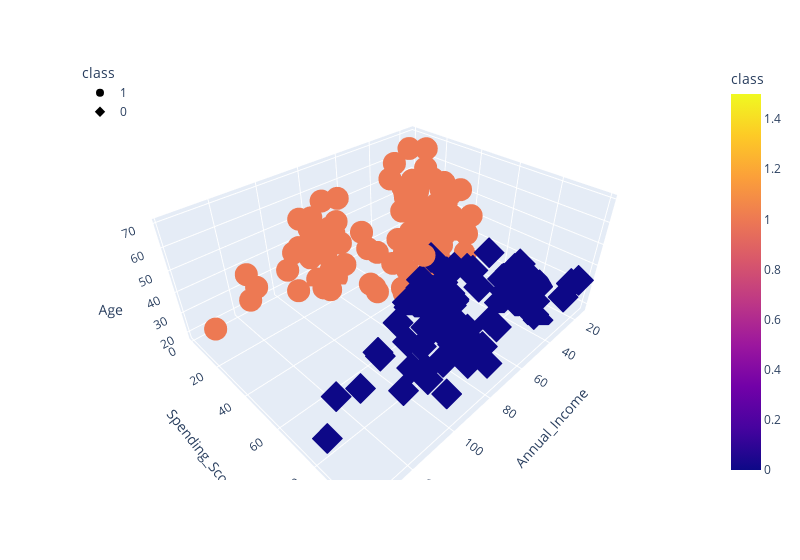

Notebook code for this chart:
### Code cell
# pass df_shopping and 2 to the function
test_cluster_amount(df_shopping, 2)

# plot the results 
df_shopping.hvplot.scatter(x='Annual_Income',y='Spending_Score', by='class')

### Figure 1 — Plotly figure (JSON) as saved in the notebook; plotly's stock layout.template omitted (floating-point values rounded to 4 significant figures)
{"data": [{"hovertemplate": "class=%{marker.color}<br>Annual_Income=%{x}<br>Spending_Score=%{y}<br>Age=%{z}<extra></extra>", "legendgroup": "1", "marker": {"color": [1, 1, 1, 1, 1, 1, 1, 1, 1, 1, 1, 1, 1, 1, 1, 1, 1, 1, 1, 1, 1, 1, 1, 1, 1, 1, 1, 1, 1, 1, 1, 1, 1, 1, 1, 1, 1, 1, 1, 1, 1, 1, 1, 1, 1, 1, 1, 1, 1, 1, 1, 1, 1, 1, 1, 1, 1, 1, 1, 1, 1, 1, 1, 1, 1, 1, 1, 1, 1, 1, 1, 1, 1, 1, 1, 1, 1, 1, 1, 1, 1, 1, 1, 1, 1, 1, 1, 1, 1, 1, 1, 1, 1, 1, 1, 1, 1, 1, 1, 1, 1, 1, 1, 1, 1, 1, 1, 1, 1, 1, 1, 1, 1, 1, 1], "coloraxis": "coloraxis", "symbol": "circle"}, "mode": "markers", "name": "1", "scene": "scene", "showlegend": true, "type": "scatter3d", "x": [15, 16, 17, 18, 19, 19, 20, 20, 21, 23, 24, 25, 28, 28, 29, 30, 33, 33, 34, 37, 38, 39, 39, 40, 40, 40, 40, 42, 43, 43, 43, 44, 44, 46, 46, 47, 47, 48, 48, 48, 48, 49, 49, 50, 50, 54, 54, 54, 54, 54, 54, 54, 54, 57, 58, 59, 59, 60, 60, 60, 60, 61, 62, 62, 62, 62, 62, 63, 63, 63, 63, 63, 64, 65, 67, 67, 67, 70, 71, 71, 71, 72, 73, 73, 74, 75, 76, 77, 77, 78, 78, 78, 78, 78, 78, 79, 81, 85, 86, 87, 87, 87, 88, 88, 93, 97, 98, 99, 101, 103, 103, 113, 120, 126, 137], "y": [39, 6, 40, 6, 3, 14, 15, 13, 35, 29, 35, 5, 14, 32, 31, 4, 4, 14, 17, 26, 35, 36, 28, 55, 47, 42, 42, 52, 60, 45, 41, 50, 46, 46, 56, 52, 59, 51, 50, 48, 47, 55, 42, 49, 56, 47, 53, 48, 42, 51, 41, 44, 46, 58, 46, 55, 41, 49, 40, 42, 47, 42, 41, 48, 59, 56, 42, 50, 46, 43, 48, 52, 42, 43, 43, 57, 40, 29, 35, 11, 9, 34, 5, 7, 10, 5, 40, 12, 36, 22, 17, 20, 16, 1, 1, 35, 5, 26, 20, 27, 13, 10, 13, 15, 14, 32, 15, 39, 24, 17, 23, 8, 16, 28, 18], "z": [19, 20, 31, 35, 64, 67, 58, 37, 35, 52, 35, 46, 54, 45, 40, 60, 53, 49, 42, 36, 65, 48, 49, 50, 27, 29, 31, 49, 59, 50, 47, 51, 69, 53, 70, 67, 54, 63, 43, 68, 32, 70, 47, 60, 60, 59, 45, 40, 49, 57, 67, 46, 48, 55, 50, 68, 18, 48, 40, 32, 47, 48, 23, 49, 67, 49, 21, 66, 54, 68, 66, 65, 38, 63, 51, 50, 38, 23, 43, 59, 47, 25, 20, 44, 19, 57, 28, 25, 48, 34, 43, 44, 47, 37, 34, 56, 19, 50, 42, 36, 40, 36, 52, 58, 59, 37, 46, 41, 54, 41, 34, 33, 47, 45, 32]}, {"hovertemplate": "class=%{marker.color}<br>Annual_Income=%{x}<br>Spending_Score=%{y}<br>Age=%{z}<extra></extra>", "legendgroup": "0", "marker": {"color": [0, 0, 0, 0, 0, 0, 0, 0, 0, 0, 0, 0, 0, 0, 0, 0, 0, 0, 0, 0, 0, 0, 0, 0, 0, 0, 0, 0, 0, 0, 0, 0, 0, 0, 0, 0, 0, 0, 0, 0, 0, 0, 0, 0, 0, 0, 0, 0, 0, 0, 0, 0, 0, 0, 0, 0, 0, 0, 0, 0, 0, 0, 0, 0, 0, 0, 0, 0, 0, 0, 0, 0, 0, 0, 0, 0, 0, 0, 0, 0, 0, 0, 0, 0, 0], "coloraxis": "coloraxis", "symbol": "diamond"}, "mode": "markers", "name": "0", "scene": "scene", "showlegend": true, "type": "scatter3d", "x": [15, 16, 17, 18, 19, 19, 20, 20, 21, 23, 24, 25, 28, 28, 29, 30, 33, 33, 34, 37, 38, 39, 39, 42, 43, 46, 46, 48, 48, 54, 54, 54, 54, 57, 58, 60, 60, 61, 62, 63, 64, 65, 65, 65, 67, 69, 69, 70, 71, 71, 71, 72, 73, 73, 74, 75, 76, 77, 77, 78, 78, 78, 78, 78, 78, 79, 81, 85, 86, 87, 87, 87, 88, 88, 93, 97, 98, 99, 101, 103, 103, 113, 120, 126, 137], "y": [81, 77, 76, 94, 72, 99, 77, 79, 66, 98, 73, 73, 82, 61, 87, 73, 92, 81, 73, 75, 92, 61, 65, 60, 54, 51, 55, 59, 59, 54, 52, 55, 57, 55, 60, 52, 50, 49, 55, 54, 46, 48, 50, 59, 56, 58, 91, 77, 95, 75, 75, 71, 88, 73, 72, 93, 87, 97, 74, 90, 88, 76, 89, 78, 73, 83, 93, 75, 95, 63, 75, 92, 86, 69, 90, 86, 88, 97, 68, 85, 69, 91, 79, 74, 83], "z": [21, 23, 22, 23, 30, 35, 24, 22, 20, 35, 25, 31, 29, 35, 23, 21, 18, 21, 30, 20, 24, 31, 24, 33, 31, 27, 19, 18, 19, 26, 23, 38, 21, 22, 34, 24, 27, 20, 26, 19, 19, 18, 19, 49, 27, 40, 39, 31, 40, 38, 39, 31, 29, 32, 35, 32, 32, 28, 32, 34, 39, 38, 27, 30, 30, 29, 31, 36, 33, 32, 28, 36, 30, 27, 35, 32, 29, 30, 28, 36, 32, 38, 35, 32, 30]}], "layout": {"coloraxis": {"colorbar": {"title": {"text": "class"}}, "colorscale": [[0, "#0d0887"], [0.1111, "#46039f"], [0.2222, "#7201a8"], [0.3333, "#9c179e"], [0.4444, "#bd3786"], [0.5556, "#d8576b"], [0.6667, "#ed7953"], [0.7778, "#fb9f3a"], [0.8889, "#fdca26"], [1, "#f0f921"]]}, "legend": {"title": {"text": "class"}, "tracegroupgap": 0, "x": 0, "y": 1}, "margin": {"t": 60}, "scene": {"domain": {"x": [0, 1], "y": [0, 1]}, "xaxis": {"title": {"text": "Annual_Income"}}, "yaxis": {"title": {"text": "Spending_Score"}}, "zaxis": {"title": {"text": "Age"}}}, "width": 800}}
